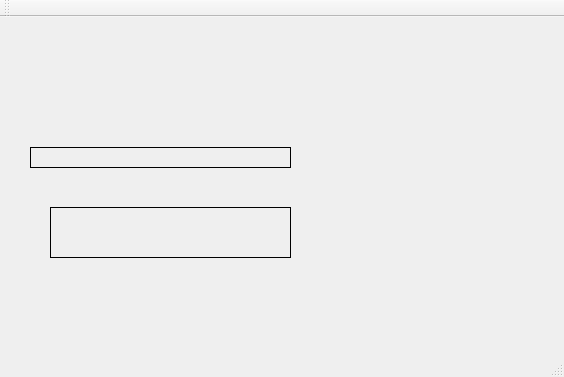
<?xml version="1.0" encoding="UTF-8"?>
<ui version="4.0">
 <class>MainWindow</class>
 <widget class="QMainWindow" name="MainWindow">
  <property name="geometry">
   <rect>
    <x>0</x>
    <y>0</y>
    <width>564</width>
    <height>377</height>
   </rect>
  </property>
  <property name="windowTitle">
   <string>MainWindow</string>
  </property>
  <widget class="QWidget" name="centralWidget">
   <widget class="HSlider" name="hWidget" native="true">
    <property name="geometry">
     <rect>
      <x>30</x>
      <y>20</y>
      <width>341</width>
      <height>71</height>
     </rect>
    </property>
   </widget>
   <widget class="MyLabel" name="label">
    <property name="geometry">
     <rect>
      <x>30</x>
      <y>130</y>
      <width>261</width>
      <height>21</height>
     </rect>
    </property>
    <property name="frameShape">
     <enum>QFrame::Box</enum>
    </property>
    <property name="text">
     <string/>
    </property>
   </widget>
   <widget class="QLabel" name="lblTimer">
    <property name="geometry">
     <rect>
      <x>50</x>
      <y>190</y>
      <width>241</width>
      <height>51</height>
     </rect>
    </property>
    <property name="frameShape">
     <enum>QFrame::Box</enum>
    </property>
    <property name="text">
     <string> </string>
    </property>
   </widget>
  </widget>
  <widget class="QMenuBar" name="menuBar">
   <property name="geometry">
    <rect>
     <x>0</x>
     <y>0</y>
     <width>564</width>
     <height>23</height>
    </rect>
   </property>
  </widget>
  <widget class="QToolBar" name="mainToolBar">
   <attribute name="toolBarArea">
    <enum>TopToolBarArea</enum>
   </attribute>
   <attribute name="toolBarBreak">
    <bool>false</bool>
   </attribute>
  </widget>
  <widget class="QStatusBar" name="statusBar"/>
 </widget>
 <layoutdefault spacing="6" margin="11"/>
 <customwidgets>
  <customwidget>
   <class>HSlider</class>
   <extends>QWidget</extends>
   <header location="global">hslider.h</header>
   <container>1</container>
  </customwidget>
  <customwidget>
   <class>MyLabel</class>
   <extends>QLabel</extends>
   <header location="global">mylabel.h</header>
  </customwidget>
 </customwidgets>
 <resources/>
 <connections/>
</ui>
